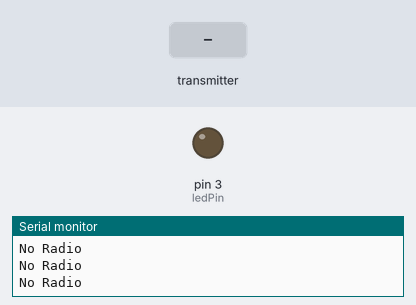
A sketch run on a simulated Arduino Uno, built with avr-gcc and run on an emulated ATmega328P. Shown: output pins drawn as LEDs (lit = HIGH), the last lines printed to the serial monitor. The inputs (shaded band) are chosen by the test bench. No radio packets arrive unless stated.

Above: at 1.2 s.
1.3 s: the transmitter starts sending pwmValue = 0
At 2.1 s:
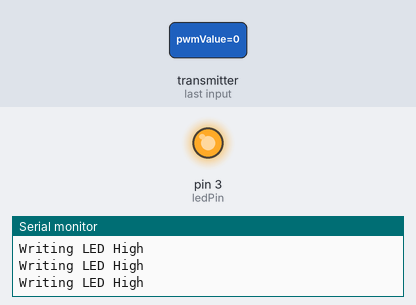
2.8 s: the transmitter starts sending pwmValue = 256
At 3.5 s:
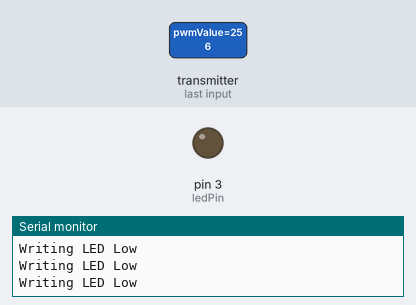
Timing chart, 0 to 5.8 s (numbered marks = the images above; inputs shaded):
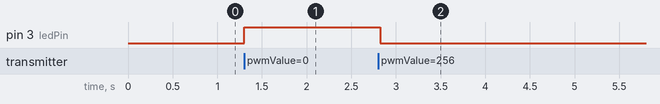

Measured:
- after the input at 1.3 s, pin 3 (ledPin): LOW → HIGH at once
- after the input at 2.8 s, pin 3 (ledPin): HIGH → LOW at once

The sketch:

MyReciever.ino
```cpp
#include <SPI.h>
#include <nRF24L01.h>
#include <RF24.h>

RF24 radio(9, 8);      // CE, CSN
const int ledPin = 3;  // LED connected to pin 3 (PWM capable)

struct DataPacket {
  int pwmValue;
  // bool isButtonPressed;
};

DataPacket data;

void setup() {
  pinMode(ledPin, OUTPUT);
  digitalWrite(ledPin, LOW);  // Ensure LED is off initially
  radio.begin();
  radio.setChannel(3);
  radio.openReadingPipe(0, 0xA1A1A1A1A1LL);
  radio.startListening();
  Serial.begin(9600);
}

void loop() {
  if (radio.available()) {
    radio.read(&data, sizeof(data));
    if (data.pwmValue == 0) {
      digitalWrite(ledPin, HIGH);
      Serial.println("Writing LED High");
    }
    else {
      digitalWrite(ledPin, LOW);
      Serial.println("Writing LED Low");
    };
    delay(100);
  }
  else
  {
    Serial.println("No Radio");
  };
}
```
